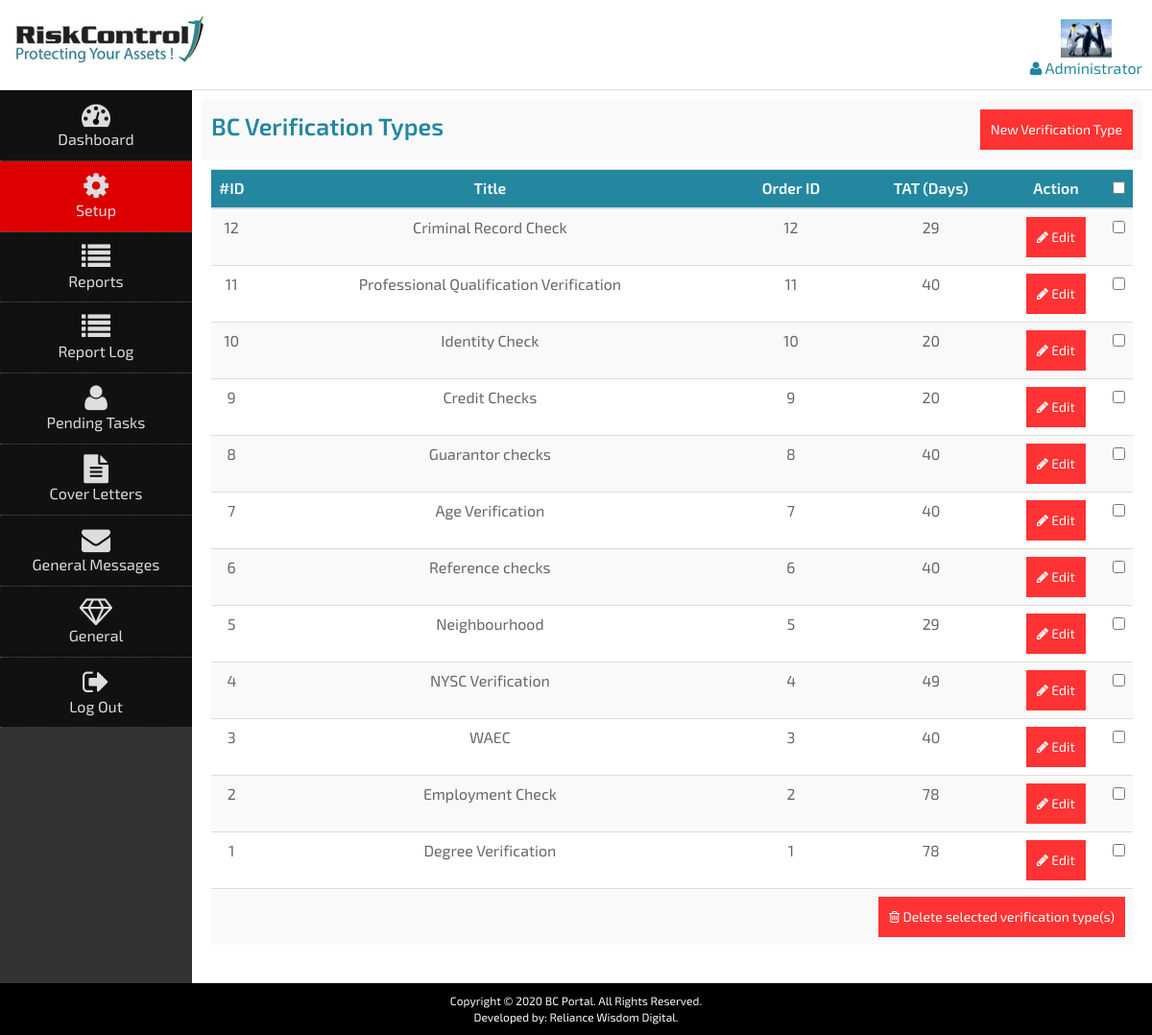
Screenshot of /users/bc-verification-types.php (signed in) with the database file from the repository.
### tables this page shows
CREATE TABLE `reg_users` (
  `id` int(20) UNSIGNED NOT NULL,
  `name` varchar(50) NOT NULL DEFAULT '',
  `username` varchar(50) NOT NULL DEFAULT '',
  `password` varchar(250) NOT NULL DEFAULT '',
  `email` varchar(50) NOT NULL DEFAULT '',
  `designation` varchar(50) NOT NULL DEFAULT '',
  `telephone` varchar(50) NOT NULL DEFAULT '',
  `mobile` varchar(50) NOT NULL DEFAULT '',
  `contact_person` varchar(50) NOT NULL DEFAULT '',
  `staff_id` varchar(50) NOT NULL DEFAULT '',
  `address` varchar(200) NOT NULL DEFAULT '',
  `region` varchar(50) NOT NULL DEFAULT '',
  `city` varchar(50) NOT NULL DEFAULT '',
  `state` varchar(50) NOT NULL DEFAULT '',
  `state_of_origin` varchar(50) NOT NULL DEFAULT '',
  `education` varchar(50) NOT NULL DEFAULT '',
  `confidentiality_agreement` varchar(10) NOT NULL DEFAULT 'No',
  `date_registered` datetime NOT NULL DEFAULT '0000-00-00 00:00:00',
  `registered_by` int(11) UNSIGNED NOT NULL DEFAULT '0',
  `logged_in` tinyint(1) NOT NULL DEFAULT '0',
  `active` tinyint(1) NOT NULL DEFAULT '0',
  `blocked` tinyint(1) NOT NULL DEFAULT '0',
  `date_time` datetime NOT NULL DEFAULT '0000-00-00 00:00:00',
  `last_login` datetime NOT NULL DEFAULT '0000-00-00 00:00:00',
  `last_update` datetime NOT NULL DEFAULT '0000-00-00 00:00:00',
  `role_id` int(11) UNSIGNED NOT NULL DEFAULT '0',
  `admin` tinyint(1) NOT NULL DEFAULT '0',
  `super_admin` tinyint(1) NOT NULL DEFAULT '0',
  `client` tinyint(1) NOT NULL DEFAULT '0',
  `agent` tinyint(1) NOT NULL DEFAULT '0',
  `school` tinyint(1) NOT NULL DEFAULT '0'
);

CREATE TABLE `bc_verification_types` (
  `id` int(11) NOT NULL,
  `type` varchar(50) NOT NULL DEFAULT '',
  `order_id` int(10) UNSIGNED NOT NULL DEFAULT '0',
  `tat` int(10) UNSIGNED NOT NULL DEFAULT '0'
);

### classes/db-class.php (called while the page is built, shortened)
<?php
    class DB {
        protected $db_name = "FAjayi_bcportal";
        protected $db_user = "bcportal";
        protected $db_pass = "bcportal1()[]{}!";
        protected $db_host = "localhost";
        public $connection = '';
        public function connect() {
            $this->connection = mysqli_connect($this->db_host, $this->db_user, $this->db_pass, $this->db_name);
            mysqli_select_db($this->connection, $this->db_name);
            return true;
        }
      public function query($query="") {
            $result = null;
            if(trim($query) != ''){
                $result = mysqli_query($this->connection, $query);
            }
            return $result;
        }
        public function select($table, $where, $columns ='*', $order='', $limit='') {
            $sql = "SELECT $columns FROM $table $where $order $limit";
            $result = mysqli_query($this->connection, $sql);
            if($result){
                return $result;
            }else{
                return null;
            }
        }
    }
?>

### users/bc-verification-types.php (the view, shortened to what this page needs)
<?php if(!isset($_REQUEST["gh"])){ include_once("../includes/admin-header.php");
}else{
include_once("../includes/gen-header.php");
} ?>
<?php
$edit = nr_input("edit");
$add = nr_input("add");
$pn = nr_input("pn");
$per_view = 20;
?>
<?php
if((empty($edit)||(!empty($edit)&&$error==0)) && (empty($add)||(!empty($add)&&$error==0)) ){
?>
<div class="page-title">BC Verification Types <a href="<?php echo $admin; ?>bc-verification-types?add=1" class="btn gen-btn general-link float-right">New Verification Type</a></div>
<?php
$d = 0;
$offset = ($per_view * $pn) - $per_view;
$result = $db->select("bc_verification_types", "", "*", "ORDER BY id DESC", "LIMIT {$offset},{$per_view}");
if(count_rows($result) > 0){
?>
<form action="<?php echo $admin; ?>bc-verification-types" class="general-form" id="form-div" method="post" runat="server" autocomplete="off" enctype="multipart/form-data" style="overflow-x:auto;">
<table class="table table-striped table-hover">
<thead>
<tr class="gen-title">
<th style="width: 40px;">#ID</th>
<th>Title</th>
<th>Order ID</th>
<th>TAT (Days)</th>
<th style="width: 100px;">Action</th>
<th style="width:30px;"><input type="checkbox" name="sel_all" id="delG" class="sel-group" value=""></th>
</tr>
</thead>
<tbody>
<?php
while($row = fetch_data($result)){
$verification_type_id = $row["id"];
$type = $row["type"];
$order_id = $row["order_id"];
$tat = $row["tat"];
?>
<tr>
<td><?php echo $verification_type_id; ?></td>
<td><?php echo $type; ?></td>
<td><?php echo $order_id; ?></td>
<td><?php echo $tat; ?></td>
<td><a href="<?php echo $admin; ?>bc-verification-types?edit=<?php echo $verification_type_id; ?>&pn=<?php echo $pn; ?>" class="btn gen-btn general-link" title="Edit BC Verification Type #<?php echo $verification_type_id; ?>"><i class="fa fa-pencil" aria-hidden="true"></i> Edit</a></td>
<td><input type="checkbox" name="del[<?php echo $d; ?>]" id="del<?php echo $d; ?>" class="delG" value="<?php echo $verification_type_id; ?>"></td>
</tr>
<?php
$d++;
}
?>
<tr><td colspan="9"><input class="sub-del" type="submit" value=" "><button type="button" class="btn del-btn gen-btn float-right"><i class="fa fa-trash-o" aria-hidden="true"></i> Delete selected verification type(s)</button></td></tr>
</tbody>
</table>
</form>
<?php
}else{
echo "<div class='not-success'>No BC verification types found at the moment.</div>";
}
}
?>
<?php  if(!isset($_REQUEST["gh"])){?>
</div>
</div>
</div>
<?php require_once("../includes/portal-footer.php"); } ?>

### includes/admin-header.php (shortened to what this page needs)
<?php
require_once("../classes/db-class.php");
require_once("functions.php");
?>
<!DOCTYPE html>
<html lang="en">
<head>
<link rel="stylesheet" href="css/bootstrap.css">
<link rel="stylesheet" href="css/font-awesome.css">
<link rel="stylesheet" href="css/portal.css">
<link rel="stylesheet" href="css/jquery-ui.css">
<link rel="stylesheet" href="css/select2.min.css">
</head>
<body>
<div class="header-wrapper" id="bodyDiv">
<div class="header">
<a href="<?php directory(); ?>" class="float-left logo-link"><img src="images/risk-control-logo.jpg"></a>
<span>
<?php
$file_array = glob("../images/users/{$id}pic*.*");
$file_name = ($file_array)?"images/" . $file_array[0]:"images/post.jpg";
?><a href="<?php echo $admin; ?>profile"><img src="<?php echo $file_name; ?>" ><br>
<i class="fa fa-user" aria-hidden="true"></i> <?php echo $user_name; ?></a>
</span>
</div>
</div>
<div class="portal-wrapper">
<div class="portal-nav portal-content">
<a href="<?php echo $admin; ?>" class="main-menu <?php echo current_page("index"); ?>"><i class="fa fa-dashboard" aria-hidden="true"></i> Dashboard</a>
<?php
if($is_admin == 1){
if(check_admin("manage_admin_users") == 1 || check_admin("admin_analysis") == 1 || check_admin("manage_clients") == 1 || check_admin("bulk_client_upload") == 1 || check_admin("manage_agents") == 1 || check_admin("manage_bc_verification_types") == 1 || check_admin("manage_bc_education_types") == 1 || check_admin("manage_status_types") == 1 || check_admin("manage_recommendation_types") == 1 || check_admin("role_management") == 1){
?>
<a id="setup-menu" class="main-menu <?php echo (!empty(current_page("manage-admin-users")) || !empty(current_page("admin-analysis")) || !empty(current_page("manage-clients")) || !empty(current_page("bulk-clients-data-upload")) || !empty(current_page("manage-agents")) || !empty(current_page("bc-verification-types")) || !empty(current_page("recommendation-types")) || !empty(current_page("bc-education-types")) || !empty(current_page("status-types")) || !empty(current_page("role-management")))?"main-current":""; ?>"><i class="fa fa-cog" aria-hidden="true"></i> Setup</a>
<?php }?>
<a id="report-menu" class="main-menu <?php echo (!empty(current_page("manage-bc-reports")) || !empty(current_page("manage-cv-reports")) || !empty(current_page("bulk-bc-reports")) || !empty(current_page("bulk-cv-reports")) || !empty(current_page("manage-clients-reports")) || !empty(current_page("manage-all-clients-files")))?"main-current":""; ?>"><i class="fa fa-list" aria-hidden="true"></i> Reports</a>
<a id="report-log-menu" class="main-menu <?php echo (!empty(current_page("bc-report-log")) || !empty(current_page("cv-report-log")))?"main-current":""; ?>"><i class="fa fa-list" aria-hidden="true"></i> Report Log</a>
<a id="status-log-menu" class="main-menu <?php echo (!empty(current_page("pending-verified-information")) || !empty(current_page("cv-pending-tasks")))?"main-current":""; ?>"><i class="fa fa-user" aria-hidden="true"></i> Pending Tasks</a>
<?php if(check_admin("manage_cover_letters") == 1){ ?>
<a id="cover-letter-menu" class="main-menu <?php echo (!empty(current_page("bc-cover-letter")) || !empty(current_page("cv-cover-letter")) || !empty(current_page("new-cv-cover-letter")) || !empty(current_page("bulk-cv-cover-letter")) || !empty(current_page("waec-cv-cover-letter")) || !empty(current_page("foreign-cv-cover-letter")) || !empty(current_page("verification-requests")) || !empty(current_page("verification-reminders")))?"main-current":""; ?>"><i class="fa fa-file-text" aria-hidden="true"></i> Cover Letters</a>
<?php } ?>
<?php if(check_admin("manage_general_messages") == 1){ ?>
<a id="gen-messages-menu" class="main-menu <?php echo (!empty(current_page("general-inbox")) || !empty(current_page("auto-sent-messages")) || !empty(current_page("general-sent-messages")) || !empty(current_page("new-message")))?"main-current":""; ?>"><i class="fa fa-envelope" aria-hidden="true"></i> General Messages</a>
<?php
}
}
?>
<a id="general-menu" class="main-menu <?php echo (!empty(current_page("inbox")) || !empty(current_page("sent-messages")) || !empty(current_page("profile")) || !empty(current_page("reset-password")))?"main-current":""; ?>"><i class="fa fa-diamond" aria-hidden="true"></i> General</a>
<a class="main-menu" onClick="javascript:my_confirm('Logout Confirmation','Are you sure you want to log out?','<?php echo $directory . $admin; ?>?logout=1');"><i class="fa fa-sign-out"></i> Log Out</a>
</div>
<div class="portal-body portal-content">
<div class="<?php echo (basename($_SERVER["PHP_SELF"],".php") == "index")?"portal-body-wrapper":"body-content form-div"; ?>">

### includes/functions.php (shortened to what this page needs)
<?php
$server_name = $_SERVER["SERVER_NAME"];
$directory = (isset($_SERVER["HTTPS"]) ? "https" : "http") . "://" . $server_name . "/bcportal/";
function directory() {
global $directory;
echo $directory;
}
$full_gen_name = "BC Portal";
$admin = "users/";
$id = (isset($_SESSION["login"]))?$_SESSION["login"]:"";
$user_name = (!empty($id))?in_table("name","reg_users","WHERE id = '{$id}'","name"):"";
$is_admin = (!empty($id))?in_table("admin","reg_users","WHERE id = '{$id}'","admin"):"";
$is_super_admin = (!empty($id))?in_table("super_admin","reg_users","WHERE id = '{$id}'","super_admin"):"";
function count_rows($data) {
return mysqli_num_rows($data);
}
function fetch_data($data) {
return mysqli_fetch_array($data, MYSQLI_BOTH);
}
function in_table($col,$table,$where_col,$return) {
    $result = 0;
    $db = new DB();
    $db->connect();
    $vend = $db->query("SELECT {$col} FROM {$table} {$where_col}");
    if (count_rows($vend) > 0) {
        $Row = fetch_data($vend);
        $result = $Row[$return];
    }
    return $result;
}
function current_page($data){
$result = (basename($_SERVER["PHP_SELF"]) == "{$data}.php")?"current":"";
return $result;
}
?>
<?php
function check_admin($data){
global $is_admin, $is_super_admin, $id;
$result = 0;
if(!empty($is_admin) && empty($is_super_admin)){
$role_id = in_table("role_id","reg_users","WHERE id='{$id}'","role_id");
$result = get_table_data("role_management", $role_id, $data);
}else if(!empty($is_admin) && !empty($is_super_admin)){
$result = 1;
}
return $result;
}
function page_numbers(){
$pn = (isset($_REQUEST["pn"]) && !empty($_REQUEST["pn"]))?preg_replace("#[^0-9]#i", "", $_REQUEST["pn"]):1;
}
?>

### includes/portal-footer.php (shortened to what this page needs)
<link rel="stylesheet" type="text/css" href="css/sweetalert.css">
<div class="copyright">Copyright &copy; <?php echo date("Y") . " " . $full_gen_name;?>. All Rights Reserved.<br />Developed by: <a href="http://reliancewisdom.com" target="_blank">Reliance Wisdom Digital.</a></div>
</body>
</html>

### css/portal.css (style rules this page uses)
html { overflow-y:scroll; cursor:default; }
html,body { overflow-x:hidden; }
body { overflow:visible; height:100%; background:#000; text-align:center; }
table,tr,td { border-collapse:collapse; }
a { text-decoration:none !important; cursor:pointer; }
html,body,table,tr,td,div,span { vertical-align:top; text-align:left; }
html,body,img,div,span,a,table,tr,td,ul,ol,li,* { border:0px; padding:0px; margin:0px; color:#666; font-size:16px; font-weight:normal; text-decoration:none; font-family:'Exo 2', Arial, Helvetica, sans-serif; transition: all 0.2s ease-in-out; -webkit-transition: all 0.2s ease-in-out; -moz-transition: all 0.2s ease-in-out; -o-transition: all 0.2s ease-in-out; -ms-transition: all 0.2s ease-in-out; }
.sweet-overlay, .sweet-overlay *, .sweet-alert, .sweet-alert *, .sub-menu, .forum-details, .forum-form-div, .ease-div, .portal-nav, #upload-form, #copy-form, .reset-row, .role-assignment, .fotorama, .fotorama *, .modal, .modal *, .currency-setup { transition: none; -webkit-transition: none; -moz-transition: none; -o-transition: none; -ms-transition: none; }
b,th { font-weight:bold; }
div { overflow:hidden; }
img { max-width:100%; height:auto; }
.float-right { float:right; }
.float-left { float:left; }
.gen-btn { background:#f33; color:#fff !important; border:1px solid #f33; padding:10px; }
.gen-title *, .gen-btn * { color:#fff; }
.gen-title { padding:20px; background:#2387a0; color:#fff; margin-bottom:10px; }
form { overflow:hidden; padding:10px; }
.header-wrapper { background: #fff; width:100%; border-bottom:1px solid #ddd; }
.header { width:100%; max-width:1400px; margin:auto; padding:5px; }
.logo-link { float:left; padding:10px; }
.logo-link img { max-width:100%; height:auto; }
.header-wrapper span { float:right; padding:5px; color:#fff; margin-top:10px; text-align:center; }
.header-wrapper span img { max-width:100%; height:40px; }
.header-wrapper span i, .header-wrapper span a { color:#2387a0; }
.portal-wrapper { max-width:1400px; margin-left:auto; margin-right:auto; display:table; width:100%; background:#fff; }
.portal-wrapper .portal-content { display:table-cell; }
.portal-wrapper .portal-nav { width:200px; height:500px; background:#333; }
.portal-wrapper .portal-body { padding:10px; }
.portal-nav a { display:block; clear:both; padding:10px; color:#ddd; text-decoration:none; border-bottom:1px dotted #555; }
.portal-nav a * { color:#ddd; }
.portal-nav a.main-current { background:#d00; }
.portal-nav .main-menu { text-align:center; background:#111; }
.portal-nav .main-menu i { display:block; font-size:30px; }
table { width:100%; }
div table thead tr th, div table tr th, div table tbody tr td, div table tr td { text-align:center !important; }
.page-title { padding:10px; color:#2387a0; font-size:25px; font-weight:bold; background:#f9f9f9; }
.copyright { padding:10px; color:#fff; background:#000; text-align:center; font-size:12px; }
.copyright a { color:#fff; font-size:12px; }

### rows the page displays
reg_users: name "Administrator"
bc_verification_types: id "12", type "Criminal Record Check", order "12", tat "29"
bc_verification_types: id "11", type "Professional Qualification Verification", order "11", tat "40"
bc_verification_types: id "10", type "Identity Check", order "10", tat "20"
bc_verification_types: id "9", type "Credit Checks", order "9", tat "20"
bc_verification_types: id "8", type "Guarantor checks", order "8", tat "40"
bc_verification_types: id "7", type "Age Verification", order "7", tat "40"
bc_verification_types: id "6", type "Reference checks", order "6", tat "40"
bc_verification_types: id "5", type "Neighbourhood", order "5", tat "29"
bc_verification_types: id "4", type "NYSC Verification", order "4", tat "49"
bc_verification_types: id "3", type "WAEC", order "3", tat "40"
bc_verification_types: id "2", type "Employment Check", order "2", tat "78"
bc_verification_types: id "1", type "Degree Verification", order "1", tat "78"

### other values shown
$full_gen_name "BC Portal"
